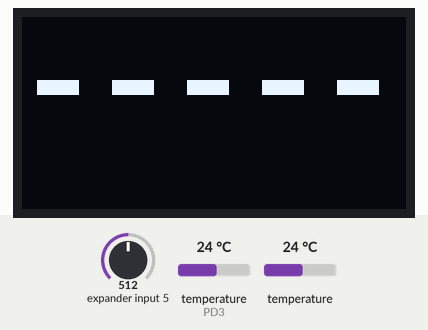
Simulated run of this program. Board: ATmega88, built with avr-gcc and emulated at 4 MHz. Shown: 128×64 one-colour display. Wiring (inferred from the names in the program): 2 × DS18B20 sensor: data PD3; SSD1306 OLED at I2C address 0x3C. Inputs (shaded band) come from the test bench; at power-on: temperature (sensor on PD3) 24 °C, expander input 5 = 512, temperature 24 °C. What the program prints to the serial monitor is not drawn.

Above: at 1.6 s.
1.7 s: temperature (sensor on PD3) set to 12 °C
At 3.9 s:
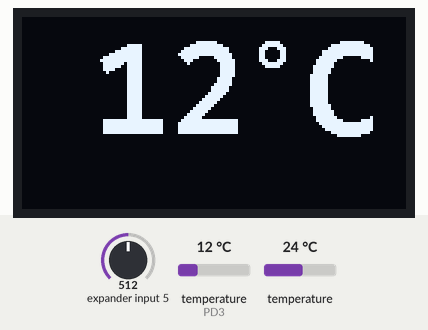
4.7 s: temperature (sensor on PD3) set to 28 °C
At 10.3 s:
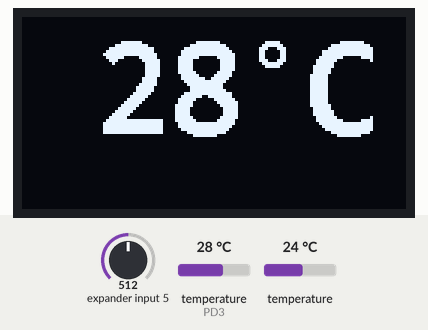
10.6 s: temperature (sensor on PD3) set to 2 °C
At 15.7 s:
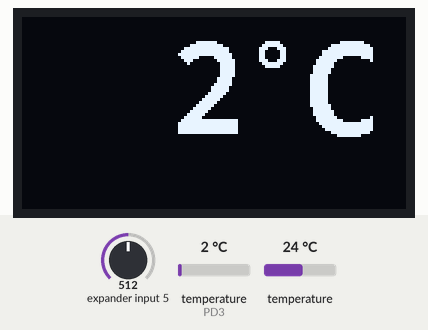
Timing chart, 0 to 17.2 s (numbered marks = the images above; inputs shaded):
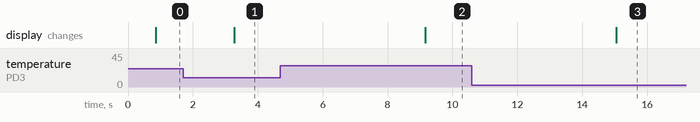

The program:

main.cpp
```cpp
// (licence header left out)
#include "Serial.h"
#include "MCP42100.h"
#include "SSD1306.h"
#include "DS18B20.h"
#include "ADCButtons.h"

#include <util/delay.h>
#include <avr/interrupt.h>
#include <avr/sleep.h>
#include <avr/wdt.h>

ISR(ADC_vect)
{
    ADCButtons::instance().newSample(ADC);
}

ISR(TIMER0_COMPA_vect)
{
    ADCButtons::instance().poll();
}

ISR(TIMER1_COMPA_vect)
{
    DS18B20::poll();
}

void disable_wdt() __attribute__((naked, used, section(".init3")));

void disable_wdt()
{
    MCUSR = 0;
    wdt_disable();
}

void initTimer0()
{
    // CTC mode
    TCCR0A |= (1 << WGM01);
    // Prescaler = 1024
    TCCR0B |= (1 << CS02) | (0 << CS01) | (1 << CS00);

    OCR0A = 32;
    // Enable COMPA interrupt
    TIMSK0 |= (1 << OCIE0A);
}

void initTimer1()
{
    // CTC mode, prescaler = 256
    TCCR1B |= (1 << WGM12) | (1 << CS12);
    // F_CPU / 256 => interrupt every second
    OCR1A = 15625;
    // Enable COMPA interrupt
    TIMSK1 |= (1 << OCIE1A);
}

int main(void)
{
    Serial::init();

    DEBUG_PRINT("Initializing modules");

    TWI::init();
    SSD1306::init();
    DS18B20::init();
    ADCButtons::instance().init();

    initTimer0();
    initTimer1();

    // Enable Watchdog
    wdt_enable(WDTO_4S);

    // Enable interrupts
    sei();

    Serial::println("Entering main loop.");
    Serial::println();

    int8_t temp { 90 };
    while (true) {
        {
            InterruptGuard ig {};
            wdt_reset();
            temp = DS18B20::lastTemperatureValue();
        }

        SSD1306::drawTemp(temp);

        _delay_ms(200);
    }
}
```

ADCButtons.h
```cpp
// (licence header left out)
#pragma once

#include <avr/io.h>

#include "Serial.h"
#include "MCP42100.h"
#include "Queue.h"

class ADCButtons
{
public:
    enum Button : uint8_t
    {
        None, // Special value indicating that no button has been pressed.
        Select,
        Next,
        Up,
        Prev,
        Down,
        Mute,
        OnOff,
        VolumeUp,
        VolumeDown,
        AnswerCall,
        HangUpCall,
        AddressBook
    };

    static ADCButtons& instance()
    {
        static ADCButtons instance;
        return instance;
    }

    void init()
    {
        MCP42100::init();

        // ADMUX 7:6 = 01 - set voltage reference to AVCC with external capacitor at AREF pin
        // ADMUX 3:0 = 0111 - select ADC7
        ADMUX |= (1 << REFS0) | (1 << MUX2) | (1 << MUX1) | (1 << MUX0);

        // 0:2 = 110 - prescaler fcpu/64 = 62,5 kHz
        ADCSRA |= (1 << ADEN) | (1 << ADSC) | (1 << ADATE) | (1 << ADIE) | (1 << ADPS2) | (1 << ADPS1);
    }

    void poll()
    {
        if (_sampling) {
            _samplingTime += 10;
        }

        if (_eventCoolOffDuration < coolOffDuration()) {
            _eventCoolOffDuration += 10;
            return;
        }

        auto* event = _buttonEventQueue.peek();
        if (!event)
            return;

        if (event->elapsed >= event->duration) {
            // Event expired
            MCP42100::setPOT(POT_TIP_SHUTDOWN | POT_RING_SHUTDOWN, 0);
            _eventCoolOffDuration = 0;
            _buttonEventQueue.pop();

            DEBUG_PRINT("Pot shut down");
        }
        else {
            if (event->elapsed == 0) {
                if (event->pot == POT::Ring) {
                    DEBUG_PRINT("Setting ring POT to 800 ohms");

                    MCP42100::setPOT(POT_RING_ADDRESS, resistanceToPotValue(800));
                }

                DEBUG_PRINT("Setting tip POT to ", potValueToResistance(event->potValue), " ohms");

                MCP42100::setPOT(POT_TIP_ADDRESS, event->potValue);
                event->elapsed = 1;
            }
            else {
                event->elapsed += 10;
            }
        }
    }

    void newSample(uint16_t sample)
    {
        auto noButtonPressed { sample >= maxSampleValue() };

        if (noButtonPressed) {
            if (_sampling) {
                _sampling = false;

                if (_sampleCount < minSampleCount())
                    return;

                // Find out which button was pressed.

                for (const auto& buttonInfo : _buttonInfo) {
                    if (buttonInfo.isInRange(_sampleAvg)) {
                        auto button { _samplingTime < alternateFunctionSamplingTimeThreshold() ? buttonInfo.button : buttonInfo.alternateButton };

                        DEBUG_PRINT("Sample statistics",
                            ": min / avg / max: ", _sampleMin, " / ", _sampleAvg, " / ", _sampleMax,
                            ", sampling time: ", _samplingTime, ", sample count: ", _sampleCount,
                            ", Button: ", buttonName(button)
                        );

                        // Find POT definition for given button
                        for (const auto& buttonPotInfo : _buttonPotInfo) {
                            if (buttonPotInfo.button == button) {
                                auto isLongPress { _samplingTime >= alternateFunctionSamplingTimeThreshold() * 2 };

                                uint16_t duration;
                                if (buttonPotInfo.durationType == POTDurationType::Variable) {
                                    duration = durationTypeToDuration(isLongPress ? POTDurationType::Long : POTDurationType::Short);
                                }
                                else {
                                    duration = durationTypeToDuration(buttonPotInfo.durationType);
                                }

                                if (!_buttonEventQueue.push(ButtonPOTEvent(buttonPotInfo.button, buttonPotInfo.pot, buttonPotInfo.potValue, duration))) {
                                    DEBUG_PRINT("Could not queue POT event for button ", buttonNameString);
                                }
                            }
                        }

                        break;
                    }
                }
            }
        }
        else
        {
            bool inAnyRange { false };
            for (const auto& button : _buttonInfo) {
                if (button.isInRange(sample)) {
                    inAnyRange = true;
                    break;
                }
            }

            if (!inAnyRange)
                return;

            if (!_sampling) {
                _sampling = true;
                _samplingTime = 0;
                _sampleCount = 0;
                _sampleAvg = _sampleMin = _sampleMax = sample;
            }

            if (++_sampleCount < maxSampleCount()) {
                if (sample < _sampleMin)
                    _sampleMin = sample;

                if (sample > _sampleMax)
                    _sampleMax = sample;

                _sampleAvg += sample;
                _sampleAvg /= 2;
            }
        }
    }

private:
    struct ButtonInfo
    {
        constexpr ButtonInfo(Button button, uint16_t minSample, uint16_t maxSample)
            : button { button }
            , minSample { minSample }
            , maxSample { maxSample }
            , alternateButton { button }
        { }

        constexpr ButtonInfo(Button button, uint16_t minSample, uint16_t maxSample, Button alternateButton)
            : button { button }
            , minSample { minSample }
            , maxSample { maxSample }
            , alternateButton { alternateButton }
        { }

        inline bool isInRange(uint16_t value) const
        {
            return value >= minSample && value <= maxSample;
        }

        const Button button;
        const uint16_t minSample;
        const uint16_t maxSample;
        const Button alternateButton;
    };

    enum class POT : uint8_t { None, Ring, Tip };
    enum class POTDurationType : uint8_t { Short, Long, Variable };

    struct ButtonPOTInfo
    {
        constexpr ButtonPOTInfo(Button button, POT pot, uint8_t potValue, POTDurationType durationType)
            : button { button }
            , pot { pot }
            , potValue { potValue }
            , durationType { durationType }
        { }

        const Button button;
        const POT pot;
        const uint8_t potValue;
        const POTDurationType durationType;
    };

    struct ButtonPOTEvent
    {
        constexpr ButtonPOTEvent() = default;
        constexpr ButtonPOTEvent(Button button, POT pot, uint8_t potValue, uint16_t duration)
            : button { button }
            , pot { pot }
            , potValue { potValue }
            , duration { duration }
            , elapsed { 0 }
        { }

        ButtonPOTEvent(const ButtonPOTEvent&) = default;
        ButtonPOTEvent& operator=(const ButtonPOTEvent& event) = default;

        inline bool isSet() const { return button != Button::None && pot != POT::None; }

        volatile Button button = Button::None;
        volatile POT pot = POT::None;
        volatile uint8_t potValue = 0;
        volatile uint16_t duration = 0;
        volatile uint16_t elapsed = 0;
    };

    static constexpr uint16_t maxSampleValue() { return 890; }
    static constexpr uint16_t maxSampleCount() { return 600; }
    static constexpr uint16_t minSampleCount() { return 200; }
    static constexpr uint16_t alternateFunctionSamplingTimeThreshold() { return 500; }
    static constexpr uint32_t maxPotResistance() { return 100000; }
    static constexpr uint8_t maxPotValue() { return 255; }
    static constexpr uint8_t coolOffDuration() { return 120; }

    static constexpr uint32_t potValueToResistance(uint8_t potValue)
    {
        return (maxPotValue() - potValue) * (maxPotResistance() / maxPotValue());
    }

    static constexpr uint8_t resistanceToPotValue(uint32_t resistance)
    {
        auto result { maxPotValue() - (maxPotValue() * resistance / maxPotResistance()) };
        if (!result)
            result += 1;
        return result;
    }

    static constexpr uint16_t durationTypeToDuration(POTDurationType durationType)
    {
         return durationType == POTDurationType::Long ? 700 : 80;
    }

    static constexpr const char* buttonName(Button button)
    {
        switch (button) {
            case Button::Select:        return "Select";
            case Button::Next:          return "Next";
            case Button::Up:            return "Up";
            case Button::Prev:          return "Previous";
            case Button::Down:          return "Down";
            case Button::Mute:          return "Mute";
            case Button::OnOff:         return "OnOff";
            case Button::VolumeUp:      return "Volume Up";
            case Button::VolumeDown:    return "Volume Down";
            case Button::AnswerCall:    return "Answer Call";
            case Button::HangUpCall:    return "Hang Up Call";
            case Button::AddressBook:   return "Address Book";
            default:                    return "?";
        }
    }

    const ButtonInfo _buttonInfo[6] {
        // Button                Min ADC value     Max ADC value    Alternate Button on long press
        { Button::Mute,          0,                100,             Button::OnOff       },
        { Button::VolumeDown,    160,              220,             Button::HangUpCall  },
        { Button::VolumeUp,      330,              390,             Button::AnswerCall  },
        { Button::Select,        490,              550,             Button::AddressBook },
        { Button::Next,          660,              720,             Button::Up          },
        { Button::Prev,          770,              830,             Button::Down        },
    };

    const ButtonPOTInfo _buttonPotInfo[12] {
        // Button                POT connection type    POT value                         Duration
        { Button::Select,        POT::Tip,              resistanceToPotValue(1200),       POTDurationType::Short    },
        { Button::Next,          POT::Tip,              resistanceToPotValue(8000),       POTDurationType::Short    },
        { Button::Up,            POT::Ring,             resistanceToPotValue(8000),       POTDurationType::Variable },
        { Button::Prev,          POT::Tip,              resistanceToPotValue(11250),      POTDurationType::Short    },
        { Button::Down,          POT::Ring,             resistanceToPotValue(11250),      POTDurationType::Variable },
        { Button::Mute,          POT::Tip,              resistanceToPotValue(3500),       POTDurationType::Short    },
        { Button::OnOff,         POT::Tip,              resistanceToPotValue(60000),      POTDurationType::Short    },
        { Button::VolumeUp,      POT::Tip,              resistanceToPotValue(16000),      POTDurationType::Short    },
        { Button::VolumeDown,    POT::Tip,              resistanceToPotValue(24000),      POTDurationType::Short    },
        { Button::AnswerCall,    POT::Ring,             resistanceToPotValue(3000),       POTDurationType::Short    },
        { Button::HangUpCall,    POT::Ring,             resistanceToPotValue(5500),       POTDurationType::Short    },
        { Button::AddressBook,   POT::Ring,             resistanceToPotValue(1200),       POTDurationType::Short    },
    };

    bool _sampling = false;
    uint16_t _samplingTime = 0;
    uint16_t _sampleCount = 0;
    uint16_t _sampleMax = 0;
    uint16_t _sampleMin = 0;
    uint16_t _sampleAvg = 0;

    Queue<ButtonPOTEvent, 10> _buttonEventQueue;
    uint8_t _eventCoolOffDuration = coolOffDuration();
};
```

Flash.h
```cpp
// (licence header left out)
#pragma once

#include <avr/pgmspace.h>

template<typename T>
inline T pgm_read(const T* ptr)
{
    switch (sizeof(T)) {
        case 1: return pgm_read_byte(ptr);
        case 2: return pgm_read_word(ptr);
        case 4: return pgm_read_dword(ptr);
        default: {
            T result;
            memcpy_P(&result, ptr, sizeof(T));
            return result;
        }
    }
}

template<typename T>
struct flash
{
    const T value;

    inline T get() const { return pgm_read(&value); }

    template<typename R = T>
    inline operator R() const { return pgm_read(&value); }
};
```

InterruptGuard.h
```cpp
// (licence header left out)
#pragma once

#include <avr/io.h>
#include <avr/interrupt.h>

class InterruptGuard
{
    const uint8_t _sreg;
public:
    InterruptGuard()
        : _sreg { SREG }
    {
        cli();
    }

    ~InterruptGuard()
    {
        SREG = _sreg;
    }
};
```

MCP42100.h
```cpp
// (licence header left out)
#pragma once

#include <avr/io.h>

#define MCP42100_CS_PORT    PORTB
#define MCP42100_CS_DDR     DDRB
#define MCP42100_CS_PIN     PINB2

#define POT_RING_ADDRESS    0x11
#define POT_TIP_ADDRESS     0x12

#define POT_RING_SHUTDOWN   0x21
#define POT_TIP_SHUTDOWN    0x22

#define SPI_PORT            PORTB
#define SPI_DDR             DDRB
#define MOSI_PIN            PINB3
#define MISO_PIN            PINB4
#define SCK_PIN             PINB5

class MCP42100
{
public:
    MCP42100() = delete;

    static void init()
    {
        MCP42100_CS_DDR |= (1 << MCP42100_CS_PIN);

        // Set MOSI and SCK output, all others input
        SPI_DDR |= (1 << MOSI_PIN) | (1 << SCK_PIN);

        // Enable SPI, master, set clock rate fck/16
        SPCR = (1 << SPE) | (1 << MSTR) | (1 << SPR0);

        setPOT(POT_TIP_ADDRESS | POT_RING_ADDRESS, 0);
        setPOT(POT_TIP_SHUTDOWN | POT_RING_SHUTDOWN, 0);
    }

    static void setPOT(uint8_t address, uint8_t value)
    {
        MCP42100_CS_PORT &= ~(1 << MCP42100_CS_PIN);

        SPDR = address;
        while (!(SPSR & (1 << SPIF)));

        SPDR = value;
        while (!(SPSR & (1 << SPIF)));

        MCP42100_CS_PORT |= (1 << MCP42100_CS_PIN);
    }
};
```

Queue.h
```cpp
// (licence header left out)
#pragma once

#include <stdint.h>

template<typename T, uint8_t Capacity>
class Queue
{
public:
    bool push(T element)
    {
        if (full())
            return false;

        _elements[_end] = element;
        _end = (_end + 1) % Capacity;
        ++_size;
        return true;
    }

    bool pop()
    {
        if (empty())
            return false;

        _begin = (_begin + 1) % Capacity;
        --_size;
        return true;
    }

    T* peek()
    {
        return empty() ? nullptr : &_elements[_begin];
    }

    uint8_t size() const { return _size; }
    bool empty() const { return _size == 0; }
    bool full() const { return _size == Capacity; }

private:
    T _elements[Capacity];

    uint8_t _size = 0;
    uint8_t _begin = 0;
    uint8_t _end = 0;
};
```

TWI.h
```cpp
// (licence header left out)
#pragma once

#include <avr/io.h>
#include <util/twi.h>

#include "Serial.h"
#include "InterruptGuard.h"

struct TWI
{
    static constexpr auto TWIFrequency() { return 100000UL; }

    static void init()
    {
        TWSR &= ~((1 << TWPS0) | (1 << TWPS1));
        TWBR = ((F_CPU/TWIFrequency()) - 16) / 2;
    }

    static void start()
    {
        InterruptGuard ig {};
        TWCR = (1 << TWINT) | (1 << TWEN) | (1 << TWSTA);
        while (!(TWCR & (1 << TWINT)));

        auto status { TW_STATUS & TW_STATUS_MASK };
        if (status != TW_START) {
            DEBUG_PRINT("Start failed, status: ", status);
        }
    }

    static void stop()
    {
        InterruptGuard ig {};
        TWCR = (1 << TWINT) | (1 << TWEN) | (1 << TWSTO);
        while (!(TWCR & (1 << TWSTO)));
    }

    template<typename...Args>
    inline static void write(Args...data)
    {
        InterruptGuard ig {};
        TWI::writeImpl(data...);
    }

private:
    template<typename...Args>
    inline static void writeImpl(uint8_t data, Args...args)
    {
        writeImpl(data);
        writeImpl(args...);
    }

    inline static void writeImpl(uint8_t data)
    {
        TWDR = data;
        TWCR = (1 << TWINT) | (1 << TWEN);
        while (!(TWCR & (1 << TWINT)));

        auto status { TW_STATUS & TW_STATUS_MASK };
        if (status != TW_MT_DATA_ACK && status != TW_MT_SLA_ACK) {
            DEBUG_PRINT("Write failed, status: ", status);
        }
    }
};

struct ScopedTWI
{
    ScopedTWI(uint8_t address)
    {
        TWI::start();
        TWI::write(address << 1);
    }

    ~ScopedTWI()
    {
        TWI::stop();
    }

    template<typename...Args>
    inline void write(Args...data)
    {
        TWI::write(data...);
    }
};
```

Source omitted: DS18B20.h (8462 bytes), SSD1306.h (7400 bytes), Serial.h (3402 bytes), rmometerFont.h (data table, 10974 bytes)

Measured:
- after the input at 1.7 s, the display: changes after 1.6 s (image 1)
- after the input at 4.7 s, the display: changes after 4.5 s (image 2)
- after the input at 10.6 s, the display: changes after 4.5 s (image 3)
